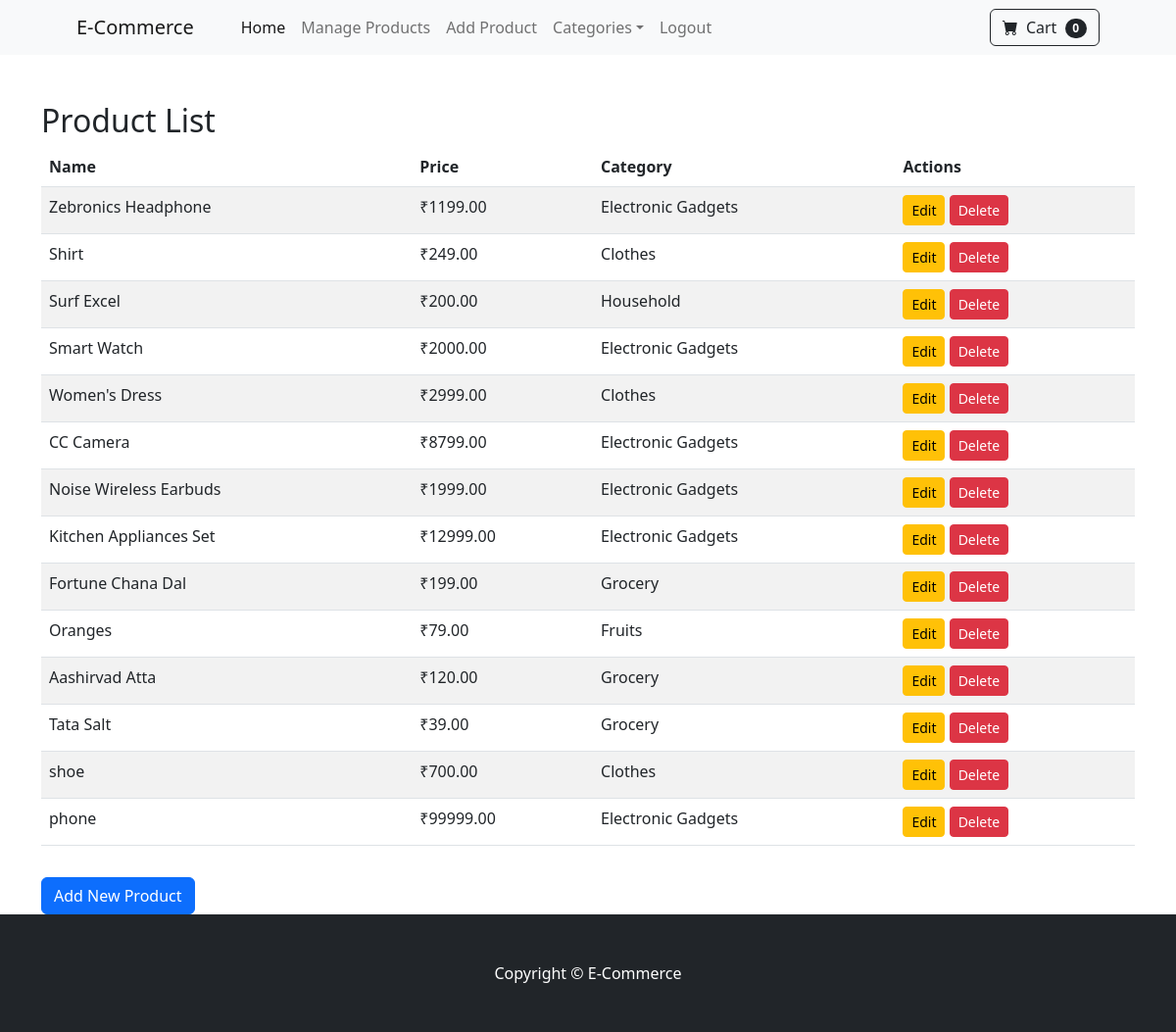
Screenshot of /products/ (signed in) with the database file from the repository.
### store/models.py (models this page shows, shortened)
class Product(models.Model):
    name = models.CharField(max_length=50)
    price = models.DecimalField(default=0, decimal_places=2, max_digits=7)
    category = models.ForeignKey(Category, on_delete=models.CASCADE, default=1)
    seller = models.ForeignKey(Customer, on_delete=models.CASCADE, limit_choices_to={'role': 'seller'}, null=True, blank=True)  # Associates the product with a seller
    description = models.CharField(max_length=200, default='', blank=True, null=True)
    image = models.ImageField(upload_to='uploads/product/')
    is_sale = models.BooleanField(default=False)
    sale_price = models.DecimalField(default=0, decimal_places=2, max_digits=7)

class Category(models.Model):
    name = models.CharField(max_length=50)
    class Meta:
        verbose_name_plural = 'Categories'

### store/views.py (the view)
# urls.py: path('products/', views.product_list, name='product_list'),  # View all products (for superusers)
@login_required
def product_list(request):
    if request.user.is_superuser:
        products = Product.objects.all()
        return render(request, 'product_list.html', {'products': products})
    messages.error(request, "Access Denied!")
    return redirect('home')

### cart/cart.py (called while the page is built)
    def __len__(self):
        return sum(int(item.get('quantity', 0)) for item in self.cart.values() if isinstance(item, dict))

### cart/context_processors.py (called while the page is built)
def cart(request):
    return{'cart':Cart(request)}

### store/templates/product_list.html (shortened to what this page needs)
{% extends 'base.html' %}
{% block content %}
<div class="container mt-5">
    <h2>Product List</h2>
    <table class="table table-striped">
        <thead>
            <tr>
                <th>Name</th>
                <th>Price</th>
                <th>Category</th>
                <th>Actions</th>
            </tr>
        </thead>
        <tbody>
            {% for product in products %}
            <tr>
                <td>{{ product.name }}</td>
                <td>₹{{ product.price }}</td>
                <td>{{ product.category.name }}</td>
                <td>
                    <a href="{% url 'edit-product' product.id %}" class="btn btn-warning btn-sm">Edit</a>
                    <form method="POST" action="{% url 'delete_product' product.id %}" style="display:inline;">
                        <button type="submit" class="btn btn-danger btn-sm">Delete</button>
                    </form>
                </td>
            </tr>
            {% endfor %}
        </tbody>
    </table>
    <a href="{% url 'add-product' %}" class="btn btn-primary mt-3">Add New Product</a>
</div>
{% endblock %}

### rows the page displays
Product: name "Zebronics Headphone", price "1199.00", category.name "Electronic Gadgets"
Product: name "Shirt", price "249.00", category.name "Clothes"
Product: name "Surf Excel", price "200.00", category.name "Household"
Product: name "Smart Watch", price "2000.00", category.name "Electronic Gadgets"
Product: name "Women's Dress", price "2999.00", category.name "Clothes"
Product: name "CC Camera", price "8799.00", category.name "Electronic Gadgets"
Product: name "Noise Wireless Earbuds", price "1999.00", category.name "Electronic Gadgets"
Product: name "Kitchen Appliances Set", price "12999.00", category.name "Electronic Gadgets"
Product: name "Fortune Chana Dal", price "199.00", category.name "Grocery"
Product: name "Oranges", price "79.00", category.name "Fruits"
Product: name "Aashirvad Atta", price "120.00", category.name "Grocery"
Product: name "Tata Salt", price "39.00", category.name "Grocery"
Product: name "shoe", price "700.00", category.name "Clothes"
Product: name "phone", price "99999.00", category.name "Electronic Gadgets"

### other values shown
{{ cart|length }} "0"
